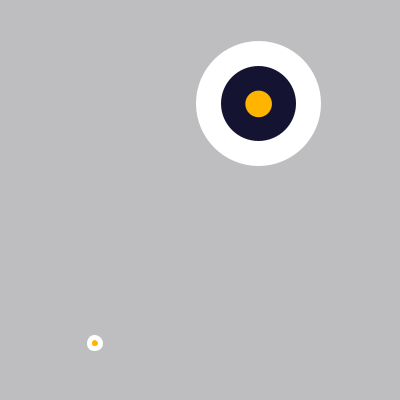
Frame 1 (no input)
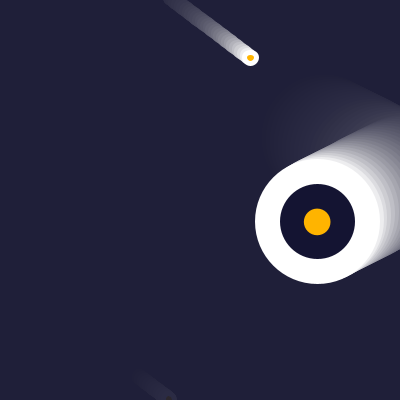
Frame 60 (the mouse pressed at the canvas centre just before this capture)
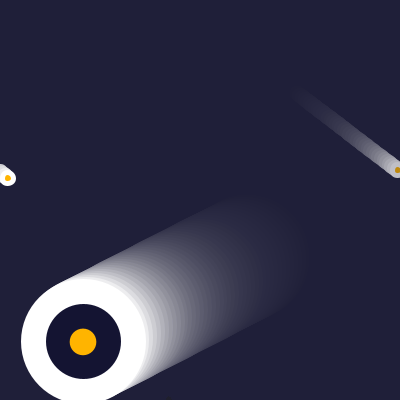
Frame 120 (the mouse held since frame 60 and released just before this capture)

The Processing sketch that drew these frames (run headless with seeded random() and noise(); from frame 60 on, the mouse is pressed at the canvas centre):

// Processing sketch: processing_114215
// ── processing_114215.pde

//Lauren Hartman
//lmhartma@andrew.cmu.edu
//Copyright Lauren Hartman Oct 2013
 
float cx, cy, cd, cxSpeed, cySpeed;
float sx, sy, sSize, sxSpeed, sySpeed;
 
void setup() {
  size(400, 400);
  noStroke();
  cx = random(width);
  cy = random(height);
  cd = 100;
  cxSpeed = random(2, 4);
  cySpeed = 2;
   
  sx = random(width);
  sy = random(height);
  sSize = 40;
  sxSpeed = random(2, 4);
  sySpeed = 2;
}
 
void draw() {
  prepWindow();
  drawCircle(cx, cy, cd);
  moveCircle();
  drawCircle2(sx, sy, sSize);
  moveCircle2();
}
 
void prepWindow() {
  fill(20, 20, 50, 20);
  noStroke();
  rectMode(CORNER);
  rect(0, 0, width, height);
}
 
void drawCircle(float x, float y, float d) {
  fill(20, 20, 50);
  stroke (255);
  strokeWeight(25);
  ellipse(x, y, d, d);
  ellipseMode(CENTER);
  noStroke();
  fill(255, 180, 0);
  ellipse(x, y, sSize/1.5, sSize/1.5);
}
 
void moveCircle() {
  cx += cxSpeed;
  cy += cySpeed;
  if (cx > width) {
    cxSpeed = -cxSpeed;
  } else if (cx < 0) {
    cxSpeed = -cxSpeed;
  };
  if (cy > height) {
    cySpeed = -cySpeed;
  } else if (cy < 0) {
    cySpeed = -cySpeed;
  }
}
 
void drawCircle2(float x, float y, float sSize) {
  fill(255, 180, 0);
  stroke (255);
  strokeWeight(5);
  ellipse(x, y, sSize/3.5, sSize/3.5);
}
 
void moveCircle2() {
  sx += sxSpeed;
  sy += sySpeed;
  if (sx > width) {
    sx = 0;
  };
  if (sy > height) {
    sy = -sySpeed;
  }
}
   
void keyPressed() {
  if (cx > width || cy > width) {
    cxSpeed = random(-4, -2);
  } else {
    cxSpeed = random(2, 4);
  }
  sy = random(height);
  sySpeed = random(2, 4);
}
